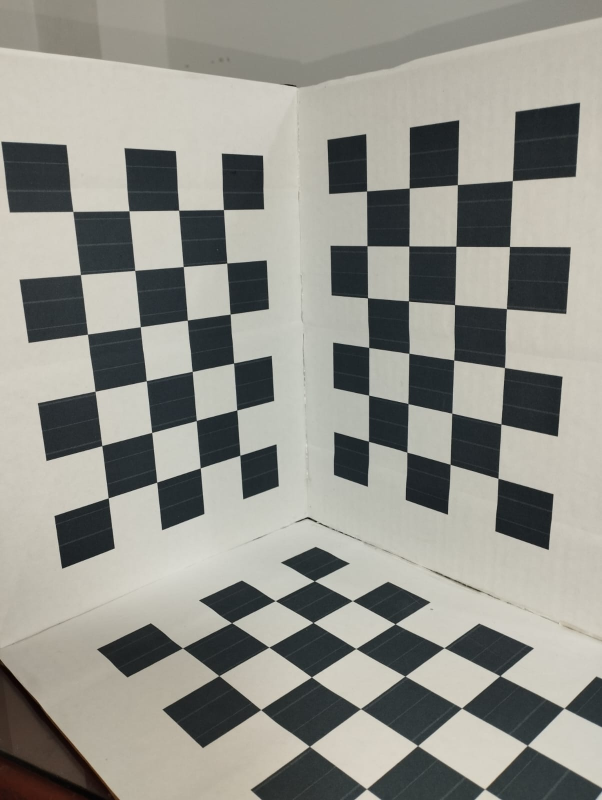
#> input picture shoots/1.jpg, 1204 x 1600 px (shown at 1/2 size)
$ python points.py
#> lines starting #> are read from the running program, lines starting #| are printed output that depends on the picture
"""
Module to get corners points from the Tsai instrument

Computer Vision - MIE UTP
2023
"""

import numpy as np
import cv2
import matplotlib.pyplot as plt


def load_image(file_path):
    """
    Load an image in gray scale from the specified file path.

    :param file_path: A string representing the path to the image file.
    :return: The loaded image as a grayscale image.
    """
    image = cv2.imread(file_path, cv2.IMREAD_GRAYSCALE)
    return image


def get_corner_points(image):
    """
    Get the corner points of an image using the goodFeaturesToTrack method.

    :param image: The input image.
    :return: The corner points of the image as a numpy array.
    """
    corners = cv2.goodFeaturesToTrack(image, 10, 0.01, 10)
    return np.int64(corners)


def show_corners(image, corners):
    """
    Visualizes corners on an image.

    :param image: A numpy array representing the image.
    :param corners: A list of corner coordinates.
    :return: None

    Example usage:
        >>> image = cv2.imread('image.jpg')
        >>> corners = [[10, 20], [30, 40], [50, 60]]
        >>> show_corners(image, corners)
    """
    count = 1  # Just a counter to identify every corner
    for i in corners:
        x, y = i.ravel()
        cv2.circle(image, (x, y), 10, 255, -1)
        cv2.putText(image, str(count), (x + 5, y + 5), cv2.FONT_HERSHEY_SIMPLEX,
                    1.5, (0, 255, 0), 2, cv2.LINE_AA)
        count += 1

    plt.imshow(image, cmap='gray'), plt.show()


def corners_report(corners):
    """
    Prints a report of the corners found in the input array. It displays the number of corners
    and prints each corner's x and y coordinates in a tabular format.

    :param corners: A NumPy array containing the corners coordinates.
    :return: None
    """

    num_corners = corners.shape[0]
    print(f"Number of corners: {num_corners}")
    print('Corners found:')
    print('ID     x     y')
    print('---------------')
    count = 1  # Just a counter to identify every corner
    for i in corners:
        x, y = i.ravel()
        print('%2d  %4d  %4d' % (count, x, y))
        count += 1


if __name__ == '__main__':
    path = 'shoots/'
    image_01 = load_image(path + '1.jpg')
    image_02 = load_image(path + '2.jpg')
#> call 2 of load_image, with file_path = 'shoots/2.jpg'
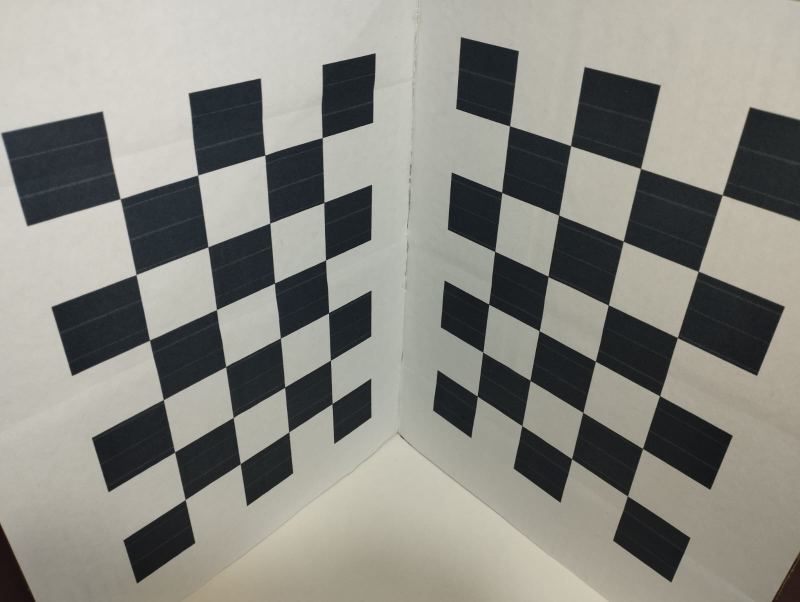
#> input picture shoots/2.jpg, 1600 x 1204 px (shown at 1/2 size)
    image_03 = load_image(path + '3.jpg')
#> call 3 of load_image, with file_path = 'shoots/3.jpg'
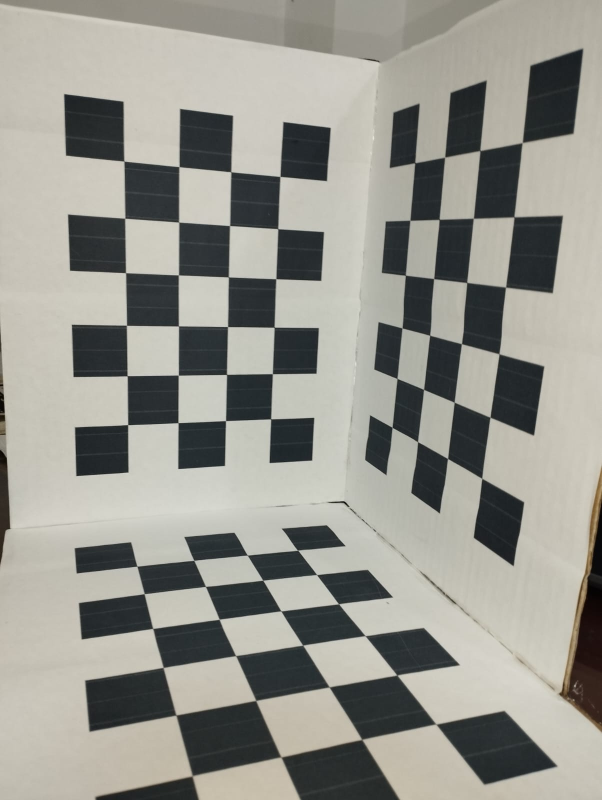
#> input picture shoots/3.jpg, 1204 x 1600 px (shown at 1/2 size)
    image_04 = load_image(path + '4.jpg')
#> call 4 of load_image, with file_path = 'shoots/4.jpg'
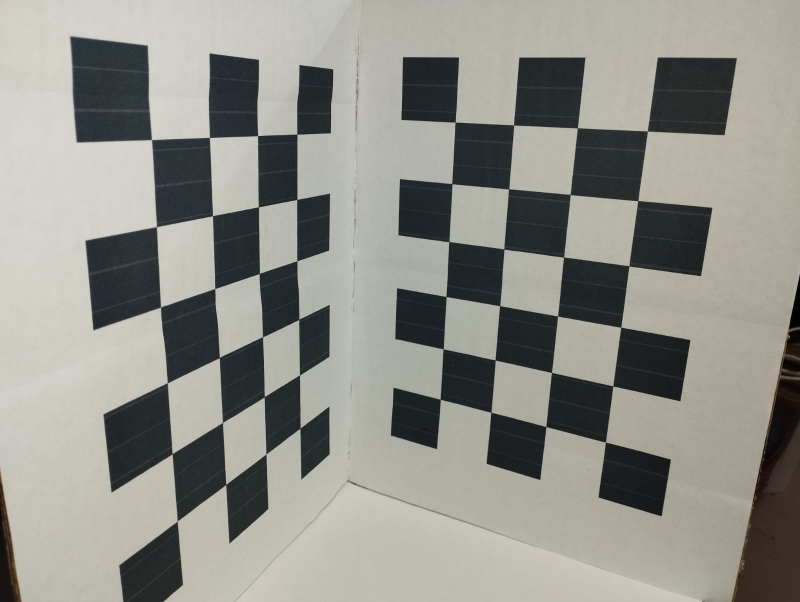
#> input picture shoots/4.jpg, 1600 x 1204 px (shown at 1/2 size)
    image_05 = load_image(path + '5.jpg')
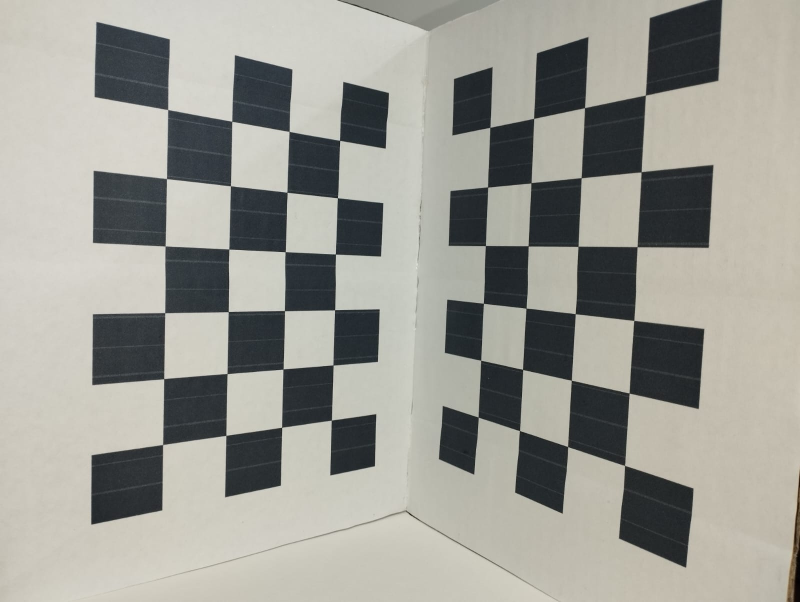
#> input picture shoots/5.jpg, 1600 x 1204 px (shown at 1/2 size)

    print('Img 01:')
    plt.figure(1)
    plt.title('Img 01')
    corners_01 = get_corner_points(image_01)
#> in get_corner_points, `corners = cv2.goodFeaturesToTrack(image, 10, 0.01, 10)`: corners = [[793, 1248], [315, 963], [669, 865], [392, 843], [894, 1027], [462, 1246], [631, 1162], [218, 995], [305, 864], [487, 997]]
#> corners_01 has the same summary as corners in get_corner_points
    show_corners(image_01, corners_01)
#> the loop in show_corners, `for i in corners:` made 10 passes
#> after the loop in show_corners, `for i in corners:`: image: shape (1600, 1204); min 0, max 255, mean 144.9
#> after the loop in show_corners, `for i in corners:`: count = 11
    corners_report(corners_01)
#| Number of corners: 10
#> the loop in corners_report, `for i in corners:` made 10 passes
#|  1   793  1248
#|  2   315   963
#|  3   669   865
#|  4   392   843
#|  5   894  1027
#|  6   462  1246
#|  7   631  1162
#|  8   218   995
#> (further printed lines are left out)
    print('\n')

    print('Img 02:')
    plt.figure(2)
    plt.title('Img 02')
    corners_02 = get_corner_points(image_02)
#> corners_02 = [[977, 607], [657, 627], [531, 309], [743, 370], [669, 886], [1005, 387], [904, 346], [480, 930], [649, 404], [742, 582]]
    show_corners(image_02, corners_02)
#> the loop in show_corners (call 2), `for i in corners:` made 10 passes
#> after the loop in show_corners (call 2), `for i in corners:`: image: shape (1204, 1600); min 0, max 255, mean 136.9
    corners_report(corners_02)
#| Number of corners: 10
#> the loop in corners_report (call 2), `for i in corners:` made 10 passes
#|  1   977   607
#|  2   657   627
#|  3   531   309
#|  4   743   370
#|  5   669   886
#|  6  1005   387
#|  7   904   346
#|  8   480   930
#> (further printed lines are left out)
    print('\n')

    print('Img 03:')
    plt.figure(3)
    plt.title('Img 03')
    corners_03 = get_corner_points(image_03)
#> corners_03 = [[257, 849], [689, 1091], [256, 753], [358, 750], [524, 1160], [276, 1134], [358, 847], [153, 951], [450, 843], [144, 650]]
    show_corners(image_03, corners_03)
#> the loop in show_corners (call 3), `for i in corners:` made 10 passes
#> after the loop in show_corners (call 3), `for i in corners:`:
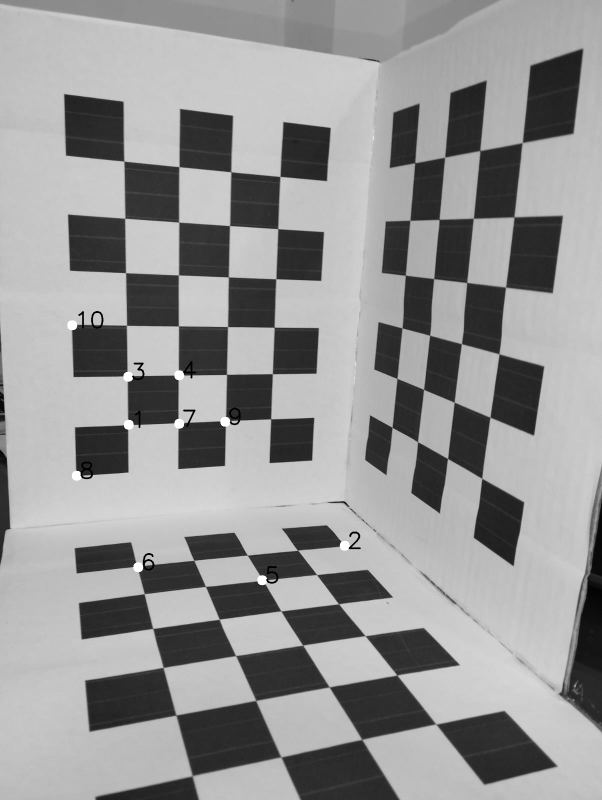
#> image: shape (1600, 1204) (shown at 1/2 size); min 0, max 255, mean 148.5
#> after the loop in show_corners (call 3), `for i in corners:`: count = 11
    corners_report(corners_03)
#| Number of corners: 10
    print('\n')

    print('Img 04:')
    plt.figure(4)
    plt.title('Img 04')
    corners_04 = get_corner_points(image_04)
#> corners_04 = [[518, 549], [440, 714], [530, 792], [597, 641], [515, 272], [426, 431], [658, 611], [451, 971], [344, 910], [595, 398]]
    show_corners(image_04, corners_04)
#> the loop in show_corners (call 4), `for i in corners:` made 10 passes
#> after the loop in show_corners (call 4), `for i in corners:`:
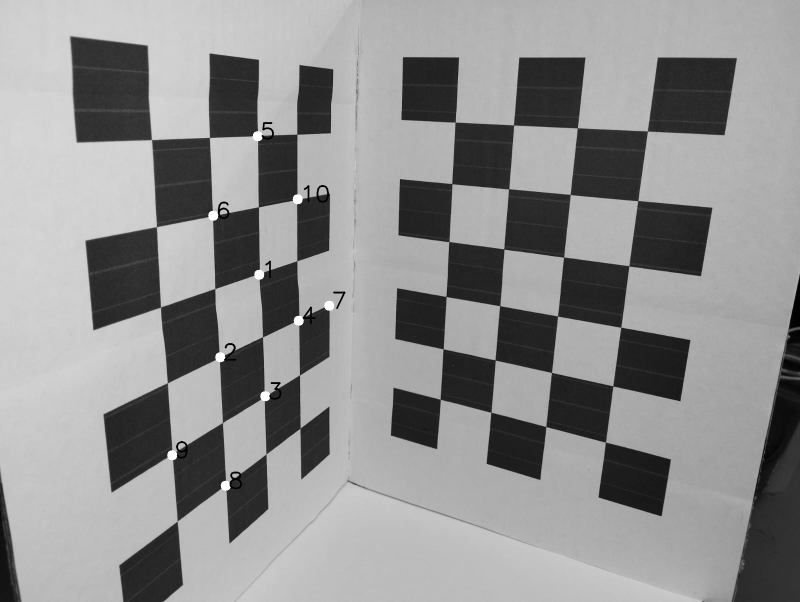
#> image: shape (1204, 1600) (shown at 1/2 size); min 0, max 255, mean 143.2
#> after the loop in show_corners (call 4), `for i in corners:`: count = 11
    corners_report(corners_04)
#| Number of corners: 10
    print('\n')

    print('Img 05:')
    plt.figure(5)
    plt.title('Img 05')
    corners_05 = get_corner_points(image_05)
#> corners_05 = [[669, 621], [565, 740], [563, 856], [462, 373], [459, 498], [330, 493], [662, 842], [679, 280], [672, 508], [570, 503]]
    show_corners(image_05, corners_05)
#> the loop in show_corners (call 5), `for i in corners:` made 10 passes
#> after the loop in show_corners (call 5), `for i in corners:`:
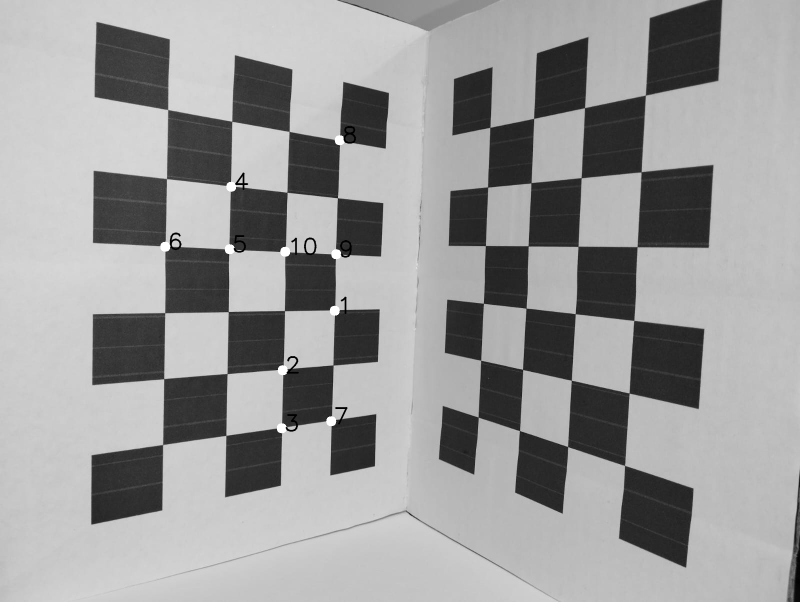
#> image: shape (1204, 1600) (shown at 1/2 size); min 0, max 255, mean 154.6
#> after the loop in show_corners (call 5), `for i in corners:`: count = 11
    corners_report(corners_05)
#| Number of corners: 10

    # [8 lines of commented-out code are left out]
